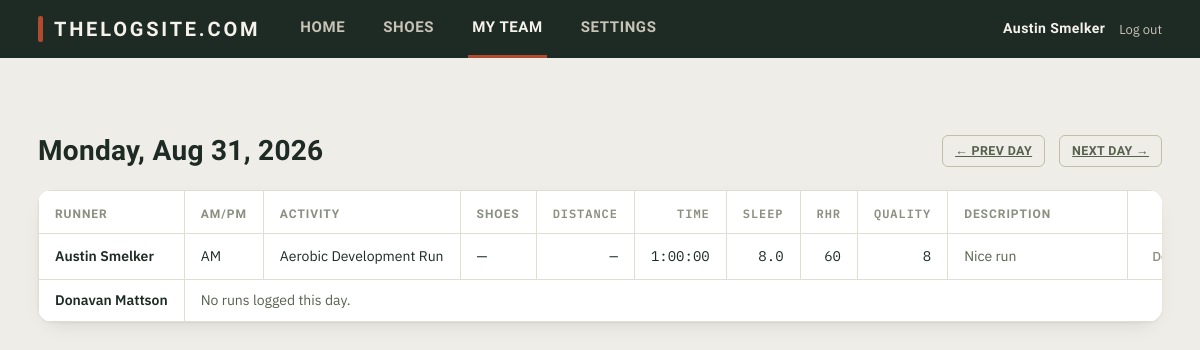
The app's page /team/day/2026-08-31 (signed in) with its own data.
### tables this page shows
CREATE TABLE users (
    id                    INTEGER PRIMARY KEY AUTOINCREMENT,
    email                 TEXT NOT NULL UNIQUE COLLATE NOCASE,
    username              TEXT NOT NULL UNIQUE COLLATE NOCASE,
    password_hash         TEXT NOT NULL,
    created_at            TEXT NOT NULL,
    theme                 TEXT NOT NULL DEFAULT 'light' CHECK (theme IN ('light', 'dark')),
    notify_comments       INTEGER NOT NULL DEFAULT 1,
    notify_replies        INTEGER NOT NULL DEFAULT 1,
    notify_starred_posts  INTEGER NOT NULL DEFAULT 1,
    silent_start          TEXT,
    silent_end            TEXT,
    premium               INTEGER NOT NULL DEFAULT 0
);

CREATE TABLE runs (
    id              INTEGER PRIMARY KEY AUTOINCREMENT,
    user_id         INTEGER NOT NULL REFERENCES users(id) ON DELETE CASCADE,
    date            TEXT NOT NULL,
    am_pm           TEXT NOT NULL CHECK (am_pm IN ('AM', 'PM')),
    activity_type   TEXT NOT NULL,
    shoe_id         INTEGER REFERENCES shoes(id) ON DELETE SET NULL,
    distance        REAL,
    time_seconds    INTEGER,
    sleep_hours     REAL,
    resting_hr      INTEGER,
    description     TEXT,
    quality         INTEGER,
    image_url_1     TEXT,
    image_url_2     TEXT,
    image_url_3     TEXT,
    created_at      TEXT NOT NULL
);

### app.py (the view)
@app.route("/team/day/<date_str>")
@login_required
def team_day(date_str):
    try:
        d = date.fromisoformat(date_str)
    except ValueError:
        abort(404)
    users = db.list_users()
    raw_runs = db.list_runs_on_date(d.isoformat())
    by_user = defaultdict(list)
    for r in raw_runs:
        by_user[r["user_id"]].append(run_row_to_dict(r))
    run_ids = [r["id"] for lst in by_user.values() for r in lst]
    comments_by_run = db.list_comments_for_runs(run_ids)
    for lst in by_user.values():
        for r in lst:
            r["comments"] = comments_by_run.get(r["id"], [])
    rows = [{"user": u, "runs": by_user.get(u["id"], [])} for u in users]
    return render_template(
        "team_day.html",
        active_tab="team",
        day=d,
        day_label=f"{d.strftime('%A')}, {fmt_month_day(d)}, {d.year}",
        prev_day=(d - timedelta(days=1)).isoformat(),
        next_day=(d + timedelta(days=1)).isoformat(),
        is_today=(d == date.today()),
        rows=rows,
    )

### app.py (called while the page is built)
def get_current_user():
    uid = session.get("user_id")
    if not uid:
        return None
    return db.get_user(uid)

def login_required(view):
    @wraps(view)
    def wrapped(*args, **kwargs):
        if get_current_user() is None:
            return redirect(url_for("login", next=request.path))
        return view(*args, **kwargs)
    return wrapped

def get_csrf_token():
    if "csrf_token" not in session:
        session["csrf_token"] = secrets.token_hex(16)
    return session["csrf_token"]

@app.context_processor
def inject_globals():
    return {
        "current_user": get_current_user(),
        "csrf_token": get_csrf_token(),
        "site_name": SITE_NAME,
        "vapid_public_key": VAPID_PUBLIC_KEY,
    }

@app.before_request
def csrf_protect():
    if request.method == "POST":
        token = session.get("csrf_token")
        supplied = request.form.get("csrf_token") or request.headers.get("X-CSRFToken")
        if not token or not supplied or not secrets.compare_digest(token, supplied):
            abort(400, description="Your session expired or the form was tampered with. Go back and try again.")

def format_seconds(total_seconds):
    if total_seconds is None:
        return ""
    total_seconds = int(total_seconds)
    h, rem = divmod(total_seconds, 3600)
    m, s = divmod(rem, 60)
    if h:
        return f"{h}:{m:02d}:{s:02d}"
    return f"{m}:{s:02d}"

def fmt_month_day(d):
    return f"{d.strftime('%b')} {d.day}"

### db.py (called while the page is built)
def get_db():
    conn = sqlite3.connect(DB_PATH)
    conn.row_factory = sqlite3.Row
    conn.execute("PRAGMA foreign_keys = ON")
    return conn

def get_user(user_id):
    conn = get_db()
    row = conn.execute("SELECT * FROM users WHERE id = ?", (user_id,)).fetchone()
    conn.close()
    return row

def list_users():
    conn = get_db()
    rows = conn.execute("SELECT * FROM users ORDER BY username COLLATE NOCASE ASC").fetchall()
    conn.close()
    return rows

def list_runs_on_date(date_str):
    conn = get_db()
    rows = conn.execute(
        RUN_SELECT + " WHERE runs.date = ? ORDER BY runs.created_at ASC", (date_str,)
    ).fetchall()
    conn.close()
    return rows

### templates/team_day.html (shortened to what this page needs)
{% extends "base.html" %}
{% from "_run_row.html" import run_row with context %}
{% block content %}
<section class="log-header">
  <h1 class="page-title">{{ day_label }}</h1>
  <div class="week-nav">
    <a href="{{ url_for('team_day', date_str=prev_day) }}" class="btn btn-ghost btn-small">&larr; Prev day</a>
    {% if not is_today %}
    <a href="{{ url_for('team_day', date_str=next_day) }}" class="btn btn-ghost btn-small">Next day &rarr;</a>
    {% else %}
    <span class="btn btn-ghost btn-small btn-disabled">Next day &rarr;</span>
    {% endif %}
  </div>
</section>
<section class="log">
  <div class="table-scroll">
    <table class="log-table">
      <thead>
        <tr>
          <th>Runner</th>
          <th>AM/PM</th>
          <th>Activity</th>
          <th>Shoes</th>
          <th class="num">Distance</th>
          <th class="num">Time</th>
          <th class="num">Sleep</th>
          <th class="num">RHR</th>
          <th class="num">Quality</th>
          <th>Description</th>
          <th class="actions-col"></th>
        </tr>
      </thead>
      <tbody>
        {% for row in rows %}
          {% if row.runs %}
            {% for run in row.runs %}
              {{ run_row(run, editable=False, show_date=False, runner_username=row.user.username) }}
            {% endfor %}
          {% else %}
          <tr class="run-row-empty">
            <td><a class="runner-link" href="{{ url_for('user_profile', username=row.user.username) }}">{{ row.user.username }}</a></td>
            <td colspan="10" class="desc">No runs logged this day.</td>
          </tr>
          {% endif %}
        {% endfor %}
      </tbody>
    </table>
  </div>
</section>
{% endblock %}

### templates/base.html (shortened to what this page needs)
<!doctype html>
<html lang="en" data-theme="{{ current_user.theme if current_user else 'light' }}">
<head>
<link rel="stylesheet" href="{{ url_for('static', filename='style.css') }}">
</head>
<body>
<header class="topbar">
  <div class="topbar-inner">
    <span class="wordmark">{{ site_name }}</span>
    {% if current_user %}
    <nav class="tabs">
      <a href="{{ url_for('home') }}" class="tab {{ 'is-active' if active_tab == 'home' else '' }}">Home</a>
      <a href="{{ url_for('shoes') }}" class="tab {{ 'is-active' if active_tab == 'shoes' else '' }}">Shoes</a>
      <a href="{{ url_for('team') }}" class="tab {{ 'is-active' if active_tab == 'team' else '' }}">My Team</a>
      <a href="{{ url_for('settings') }}" class="tab {{ 'is-active' if active_tab == 'settings' else '' }}">Settings</a>
    </nav>
    <div class="topbar-user">
      <span class="topbar-username-link">{{ current_user.username }}</span>
      <form method="post" action="{{ url_for('logout') }}" class="inline-form">
        <button type="submit" class="link-btn">Log out</button>
      </form>
    </div>
    {% else %}
    <nav class="tabs">
      <a href="{{ url_for('login') }}" class="tab {{ 'is-active' if active_tab == 'login' else '' }}">Log in</a>
      <a href="{{ url_for('register') }}" class="tab {{ 'is-active' if active_tab == 'register' else '' }}">Sign up</a>
    </nav>
    {% endif %}
  </div>
</header>
<main class="page">
  {% block content %}{% endblock %}
</main>
</body>
</html>

### templates/_run_row.html (shortened to what this page needs)
{% macro run_row(run, editable, show_date=True, runner_username=None) %}
<tr class="run-row"
    data-run-id="{{ run.id }}"
    data-date="{{ run.date }}"
    data-am-pm="{{ run.am_pm }}"
    data-activity-type="{{ run.activity_type }}"
    data-shoe-id="{{ run.shoe_id or '' }}"
    data-distance="{{ run.distance if run.distance is not none else '' }}"
    data-time="{{ run.time_display }}"
    data-sleep-hours="{{ run.sleep_hours if run.sleep_hours is not none else '' }}"
    data-resting-hr="{{ run.resting_hr if run.resting_hr is not none else '' }}"
    data-description="{{ run.description }}"
    data-quality="{{ run.quality if run.quality is not none else '' }}"
    data-image-url-1="{{ run.image_url_1 }}"
    data-image-url-2="{{ run.image_url_2 }}"
    data-image-url-3="{{ run.image_url_3 }}">
  {% if show_date %}
  <td>{{ run.weekday }} {{ run.date[5:7] }}/{{ run.date[8:10] }}</td>
  {% else %}
  <td><a class="runner-link" href="{{ url_for('user_profile', username=runner_username) }}">{{ runner_username }}</a></td>
  {% endif %}
  <td>{{ run.am_pm }}</td>
  <td>{{ run.activity_type }}</td>
  <td>{{ run.shoe_label or '—' }}</td>
  <td class="num">{{ '%.2f'|format(run.distance) if run.distance is not none else '—' }}</td>
  <td class="num">{{ run.time_display or '—' }}</td>
  <td class="num">{{ run.sleep_hours if run.sleep_hours is not none else '—' }}</td>
  <td class="num">{{ run.resting_hr if run.resting_hr is not none else '—' }}</td>
  <td class="num">{{ run.quality if run.quality is not none else '—' }}</td>
  <td class="desc">{{ run.description or '—' }}</td>
  <td class="actions-col">
    <button type="button" class="icon-btn details-toggle" data-target="details-row-{{ run.id }}">Details{% if run.comments|length %} ({{ run.comments|length }}){% endif %}</button>
  </td>
</tr>
{% endmacro %}

### records on screen
users: username "Austin Smelker"
runs: am_pm "AM", activity_type "Aerobic Development Run", shoe_label "—", distance "—", time_display "1:00:00", sleep_hours "8.0", resting_hr "60", quality "8", description "Nice run"
users: user.username "Donavan Mattson"

### other values on screen
{{ site_name }} "THELOGSITE.COM"
{{ day_label }} "Monday, Aug 31, 2026"
